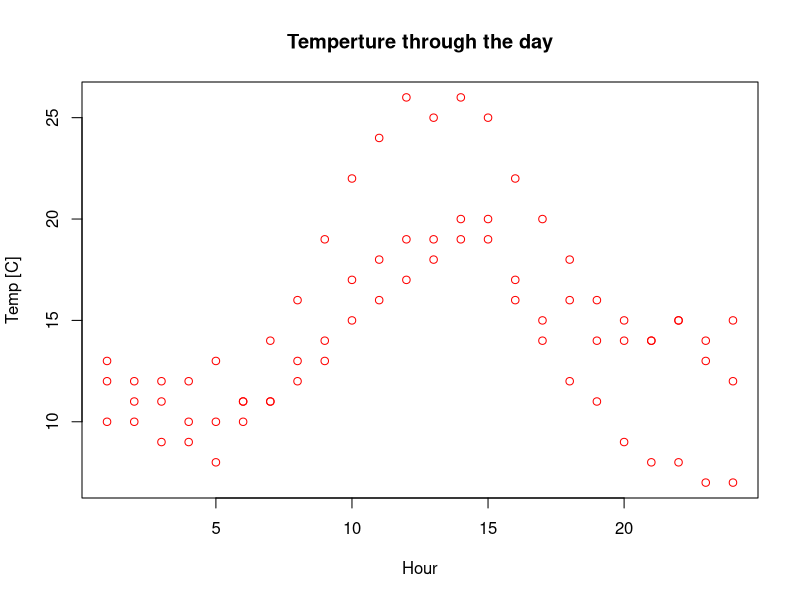

Write the R code that produced this figure.
## ---- chunk 1
knitr::opts_chunk$set(echo = TRUE)
## ---- chunk 2
# simple file to read, analyze and plot

# First we read a set of meteorological observations.
# The file is constructed of a date, hour (24 observation per day, 3 days), temperature and humidity
meteo = read.csv('meteo data.csv',header=T)


# plot data
plot(meteo$hour,meteo$temp,type="p",col="red",main = "Temperture through the day",xlab = "Hour", ylab = "Temp [C]")


